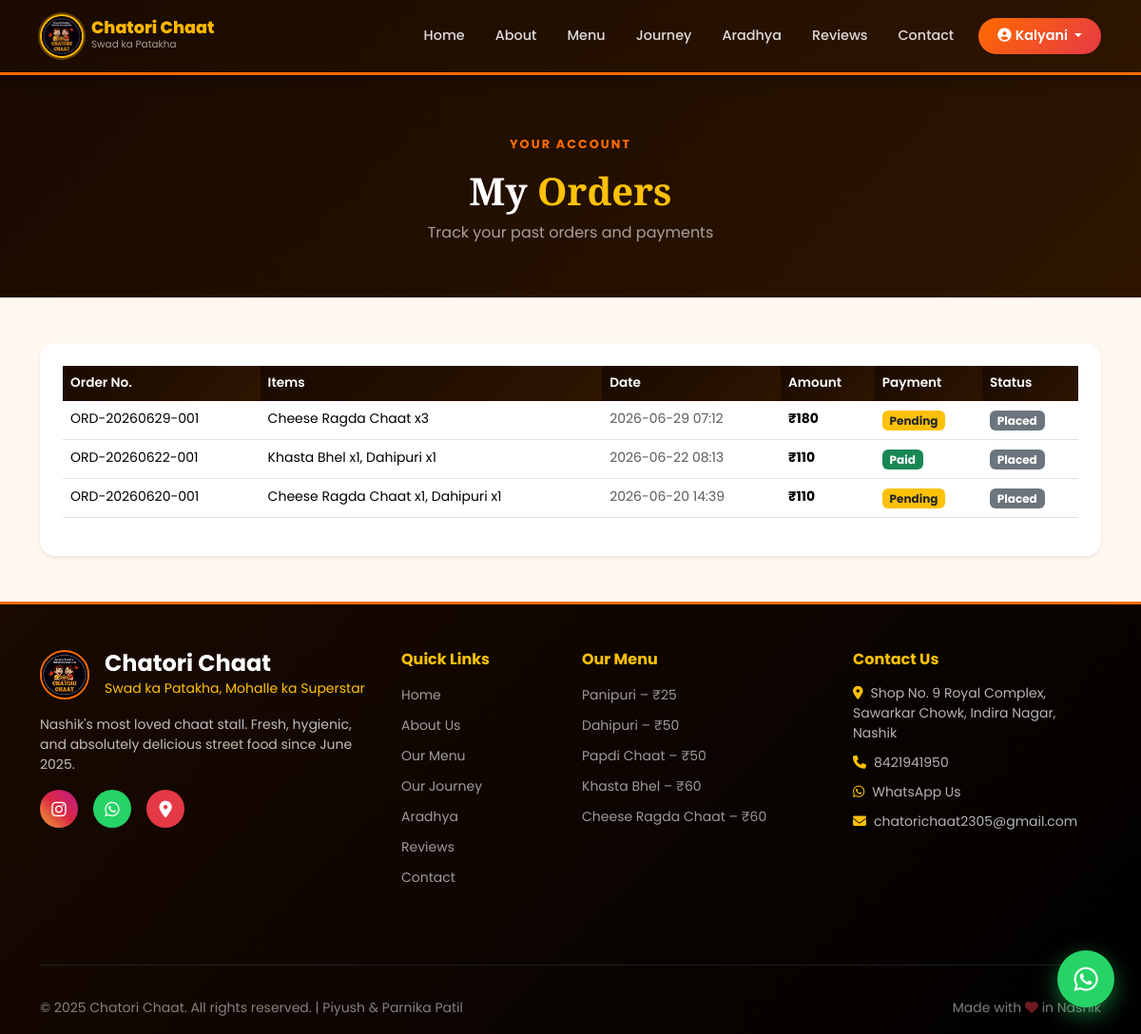
/my-orders (signed in), run on the app's committed database.
### tables this page shows
CREATE TABLE orders (
            id INTEGER PRIMARY KEY AUTOINCREMENT,
            order_number TEXT UNIQUE NOT NULL,
            customer_id INTEGER,
            customer_name TEXT,
            mobile TEXT,
            subtotal REAL DEFAULT 0,
            discount REAL DEFAULT 0,
            gst REAL DEFAULT 0,
            grand_total REAL DEFAULT 0,
            payment_method TEXT DEFAULT 'UPI',
            payment_status TEXT DEFAULT 'Pending',
            order_status TEXT DEFAULT 'Placed',
            upi_ref TEXT,
            bill_id INTEGER,
            created_at TIMESTAMP DEFAULT CURRENT_TIMESTAMP,
            FOREIGN KEY(customer_id) REFERENCES customers(id),
            FOREIGN KEY(bill_id) REFERENCES bills(id)
        );

### app.py (the view)
@app.route('/my-orders')
@customer_required
def my_orders():
    conn = get_db()
    orders = conn.execute("""SELECT o.*, GROUP_CONCAT(oi.item_name||' x'||oi.quantity, ', ') as items_summary
        FROM orders o LEFT JOIN order_items oi ON o.id=oi.order_id
        WHERE o.customer_id=? GROUP BY o.id ORDER BY o.created_at DESC""", (session['customer_id'],)).fetchall()
    conn.close()
    return render_template('customer/my_orders.html', orders=orders)

### app.py (called while the page is built)
def get_db():
    conn = sqlite3.connect(DB_PATH)
    conn.row_factory = sqlite3.Row
    conn.execute("PRAGMA foreign_keys = ON")
    return conn

def customer_required(f):
    @wraps(f)
    def decorated(*args, **kwargs):
        if not session.get('customer_id'):
            return redirect(url_for('customer_login', next=request.path))
        return f(*args, **kwargs)
    return decorated

### templates/customer/my_orders.html (shortened to what this page needs)
{% extends "base.html" %}
{% block content %}
<section class="page-hero">
  <div class="container">
    <span class="section-eyebrow">Your Account</span>
    <h1 class="mt-2">My <span class="text-warning">Orders</span></h1>
    <p>Track your past orders and payments</p>
  </div>
</section>
<section class="py-5" style="background:var(--cream);">
  <div class="container">
    <div class="bg-white rounded-4 shadow-sm p-4">
      <div class="table-responsive">
        <table class="table table-cc table-hover">
          <thead><tr><th>Order No.</th><th>Items</th><th>Date</th><th>Amount</th><th>Payment</th><th>Status</th></tr></thead>
          <tbody>
            {% for o in orders %}
            <tr>
              <td class="small fw-600">{{ o.order_number }}</td>
              <td class="small">{{ o.items_summary or '—' }}</td>
              <td class="small text-muted">{{ o.created_at[:16] }}</td>
              <td class="small fw-bold">₹{{ "%.0f"|format(o.grand_total) }}</td>
              <td><span class="badge {% if o.payment_status=='Paid' %}bg-success{% else %}bg-warning text-dark{% endif %}">{{ o.payment_status }}</span></td>
              <td><span class="badge bg-secondary">{{ o.order_status }}</span></td>
            </tr>
            {% else %}
            <tr><td colspan="6" class="text-center text-muted py-5">No orders yet. <a href="/menu">Browse the menu</a> to place your first order!</td></tr>
            {% endfor %}
          </tbody>
        </table>
      </div>
    </div>
  </div>
</section>
{% endblock %}

### static/css/style.css (style rules this page uses)
:root { --saffron: #FF6B00; --turmeric: #FFB800; --chili: #E63946; --leaf: #2D6A4F; --leaf-light: #40916C; --dark: #1A0A00; --dark2: #2D1500; --cream: #FFF8F0; --text-dark: #1A0A00; --radius: 16px; --shadow: 0 8px 32px rgba(255,107,0,0.15); }
* { box-sizing: border-box; }
body { font-family: 'Poppins', sans-serif; background: var(--cream); color: var(--text-dark); overflow-x: hidden; }
.section-eyebrow { display: inline-block; color: var(--saffron); font-size: 0.8rem; font-weight: 700; letter-spacing: 2px; text-transform: uppercase; margin-bottom: 0.5rem; }
.page-hero { background: linear-gradient(135deg, var(--dark), var(--dark2)); padding: 60px 0 40px; text-align: center; }
.page-hero h1 { font-family: 'Playfair Display', serif; color: white; font-weight: 800; }
.page-hero p { color: rgba(255,255,255,0.6); }
.table-cc thead th { background: linear-gradient(135deg, var(--dark), var(--dark2)); color: white; border: none; font-weight: 600; font-size: 0.85rem; }

### data on the page
orders: order_number "ORD-20260629-001", items_summary "Cheese Ragda Chaat x3", created_at "2026-06-29 07:12", grand_total "180", payment_status "Pending", order_status "Placed"
orders: order_number "ORD-20260622-001", items_summary "Khasta Bhel x1, Dahipuri x1", created_at "2026-06-22 08:13", grand_total "110", payment_status "Paid", order_status "Placed"
orders: order_number "ORD-20260620-001", items_summary "Cheese Ragda Chaat x1, Dahipuri x1", created_at "2026-06-20 14:39", grand_total "110", payment_status "Pending", order_status "Placed"

### other printed values
{{ session.get('customer_name','My Account').split(' ')[0] }} "Kalyani"
